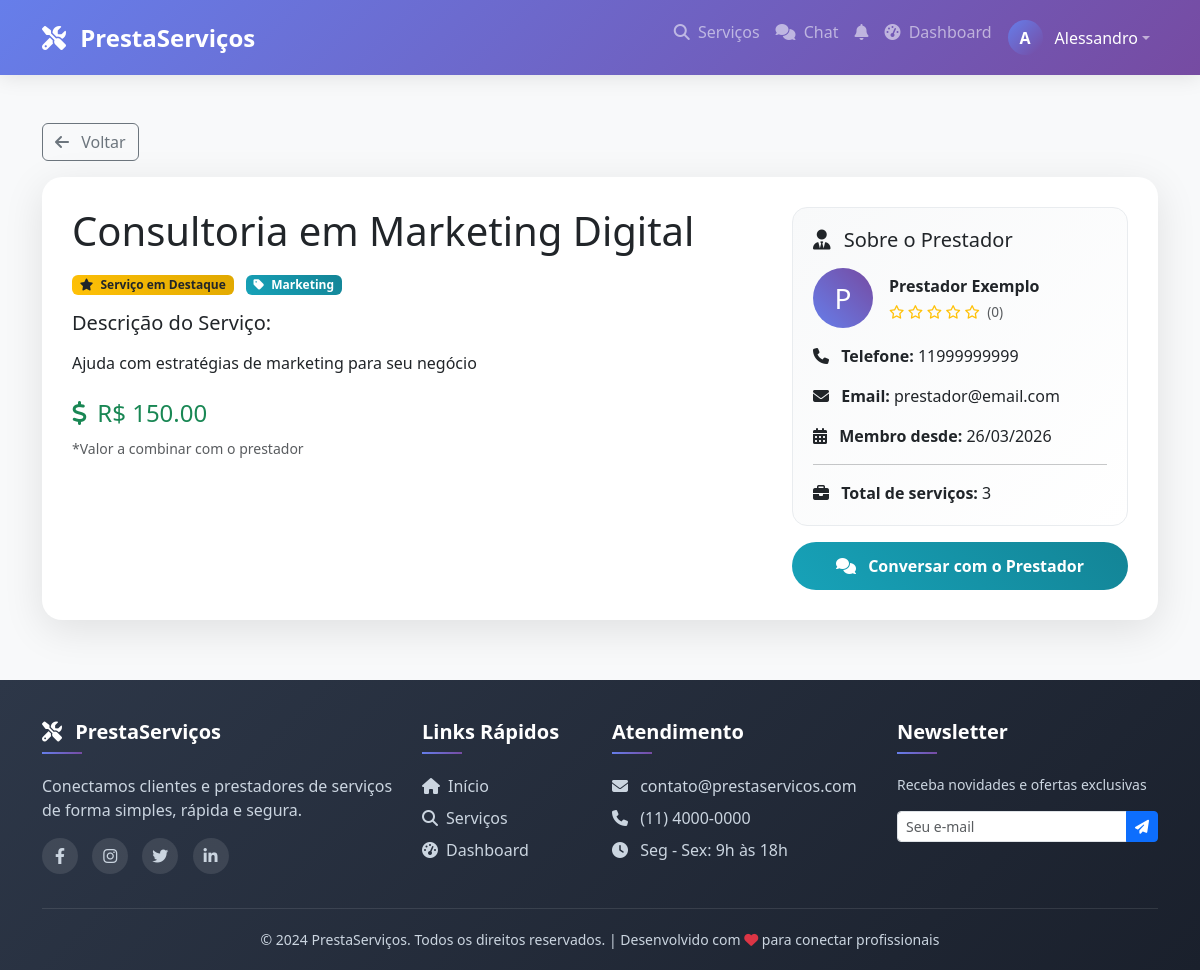
Screenshot of /servico/1 (signed in) with the database file from the repository.
### models.py (models this page shows, shortened)
class Usuario(UserMixin, db.Model):
    __tablename__ = 'usuarios'
    id = db.Column(db.Integer, primary_key=True)
    nome = db.Column(db.String(100), nullable=False)
    email = db.Column(db.String(100), unique=True, nullable=False)
    senha_hash = db.Column(db.String(200), nullable=False)
    telefone = db.Column(db.String(20))
    tipo = db.Column(db.String(20), nullable=False)
    data_cadastro = db.Column(db.DateTime, default=datetime.utcnow)
    foto_perfil = db.Column(db.String(200), default='default.jpg')
    foto_url = db.Column(db.String(500), nullable=True)  # URL da foto do Google
    descricao = db.Column(db.Text)
    servicos_oferecidos = db.relationship('Servico', backref='prestador_rel', lazy=True)
    avaliacoes_recebidas = db.relationship('Avaliacao', foreign_keys='Avaliacao.prestador_id', backref='avaliado_rel', lazy=True)
    avaliacoes_feitas = db.relationship('Avaliacao', foreign_keys='Avaliacao.cliente_id', backref='avaliador_rel', lazy=True)
    favoritos = db.relationship('Favorito', foreign_keys='Favorito.cliente_id', backref='cliente_rel', lazy=True)
    def media_avaliacoes(self):
        if hasattr(self, 'avaliacoes_recebidas') and self.avaliacoes_recebidas:
            total = sum([a.nota for a in self.avaliacoes_recebidas])
            return total / len(self.avaliacoes_recebidas)
        return 0
    def total_avaliacoes(self):
        if hasattr(self, 'avaliacoes_recebidas'):
            return len(self.avaliacoes_recebidas)
        return 0

class Servico(db.Model):
    __tablename__ = 'servicos'
    id = db.Column(db.Integer, primary_key=True)
    prestador_id = db.Column(db.Integer, db.ForeignKey('usuarios.id'), nullable=False)
    titulo = db.Column(db.String(200), nullable=False)
    descricao = db.Column(db.Text, nullable=False)
    categoria = db.Column(db.String(100))
    preco = db.Column(db.Float)
    destaque = db.Column(db.Boolean, default=False)
    destaque_pago = db.Column(db.Boolean, default=False)
    destaque_data_fim = db.Column(db.DateTime, nullable=True)
    data_postagem = db.Column(db.DateTime, default=datetime.utcnow)
    imagem_base64 = db.Column(db.Text, nullable=True)
    prestador = db.relationship('Usuario', foreign_keys=[prestador_id], back_populates='servicos_oferecidos')
    solicitacoes = db.relationship('Solicitacao', backref='servico_rel', lazy=True)
    avaliacoes = db.relationship('Avaliacao', backref='servico_rel', lazy=True)

### routes/servico_routes.py (the view)
@servico_bp.route('/<int:id>')
def detalhe(id):
    servico = Servico.query.get_or_404(id)
    return render_template('detalhe_servico.html', servico=servico)

### app.py (called while the page is built)
@login_manager.user_loader
def load_user(user_id):
    return Usuario.query.get(int(user_id))

### templates/detalhe_servico.html (shortened to what this page needs)
{% extends "base.html" %}
{% block content %}
<div class="container mt-5">
    <div class="mb-3">
        <a href="javascript:history.back()" class="btn btn-outline-secondary">
            <i class="fas fa-arrow-left me-2"></i> Voltar
        </a>
    </div>
    <div class="servico-detalhe">
        <div class="row">
            <div class="col-md-8">
                <h1 class="mb-3">{{ servico.titulo }}</h1>
                <div class="mb-3">
                    {% if servico.destaque_pago and servico.destaque_data_fim and servico.destaque_data_fim > now %}
                        <span class="badge bg-warning text-dark me-2">
                            <i class="fas fa-crown me-1"></i> Destaque Premium
                        </span>
                    {% elif servico.destaque %}
                        <span class="badge bg-warning text-dark me-2">
                            <i class="fas fa-star me-1"></i> Serviço em Destaque
                        </span>
                    {% endif %}
                    <span class="badge bg-info">
                        <i class="fas fa-tag me-1"></i> {{ servico.categoria }}
                    </span>
                </div>
                <h5 class="mb-3">Descrição do Serviço:</h5>
                <p class="mb-4">{{ servico.descricao }}</p>
                {% if servico.preco %}
                    <div class="mb-4">
                        <h4 class="text-success">
                            <i class="fas fa-dollar-sign me-1"></i> R$ {{ "%.2f"|format(servico.preco) }}
                        </h4>
                        <small class="text-muted">*Valor a combinar com o prestador</small>
                    </div>
                {% endif %}
            </div>
            <div class="col-md-4">
                <div class="prestador-info">
                    <h5 class="mb-3">
                        <i class="fas fa-user-tie me-2"></i> Sobre o Prestador
                    </h5>
                    <div class="d-flex align-items-center mb-3">
                        {% if servico.prestador.foto_url %}
                            <img src="{{ servico.prestador.foto_url }}" class="rounded-circle me-3" width="60" height="60" style="object-fit: cover;">
                        {% elif servico.prestador.foto_perfil and servico.prestador.foto_perfil != 'default.jpg' %}
                            <img class="rounded-circle me-3" width="60" height="60" style="object-fit: cover;">
                        {% else %}
                            <div class="rounded-circle bg-primary d-flex align-items-center justify-content-center me-3" style="width: 60px; height: 60px;">
                                <span class="text-white fs-3">{{ servico.prestador.nome[0]|upper }}</span>
                            </div>
                        {% endif %}
                        <div>
                            <strong>{{ servico.prestador.nome }}</strong>
                            <div class="rating mt-1">
                                {% set media = servico.prestador.media_avaliacoes() %}
                                {% for i in range(5) %}
                                    {% if i < media|round(0, 'floor') %}
                                        <i class="fas fa-star text-warning"></i>
                                    {% elif i < media %}
                                        <i class="fas fa-star-half-alt text-warning"></i>
                                    {% else %}
                                        <i class="far fa-star text-warning"></i>
                                    {% endif %}
                                {% endfor %}
                                <span class="text-muted ms-1">({{ servico.prestador.total_avaliacoes() }})</span>
                            </div>
                        </div>
                    </div>
                    <p><strong><i class="fas fa-phone me-2"></i> Telefone:</strong> {{ servico.prestador.telefone or 'Não informado' }}</p>
                    <p><strong><i class="fas fa-envelope me-2"></i> Email:</strong> {{ servico.prestador.email }}</p>
                    <p><strong><i class="fas fa-calendar-alt me-2"></i> Membro desde:</strong> {{ servico.prestador.data_cadastro.strftime('%d/%m/%Y') }}</p>
                    <hr>
                    <p class="mb-0">
                        <strong><i class="fas fa-briefcase me-2"></i> Total de serviços:</strong>
                        {{ servico.prestador.servicos_oferecidos|length }}
                    </p>
                </div>
                {% if current_user.is_authenticated %}
                    <div class="mt-3">
                        <button onclick="iniciarChat({{ servico.prestador.id }}, '{{ servico.prestador.nome }}')"
                                class="btn btn-info btn-chat">
                            <i class="fas fa-comments me-2"></i> Conversar com o Prestador
                        </button>
                    </div>
                {% endif %}
            </div>
        </div>
    </div>
</div>
{% endblock %}

### templates/base.html (shortened to what this page needs)
<!DOCTYPE html>
<html lang="pt-br">
<head>
    <link href="https://cdn.jsdelivr.net/npm/bootstrap@5.3.0/dist/css/bootstrap.min.css" rel="stylesheet">
    <link rel="stylesheet" href="https://cdnjs.cloudflare.com/ajax/libs/font-awesome/6.4.0/css/all.min.css">
    <link rel="stylesheet" href="{{ url_for('static', filename='style.css') }}">
</head>
<body>
    <nav class="navbar navbar-expand-lg navbar-dark sticky-top">
        <div class="container">
            <a class="navbar-brand" href="{{ url_for('main.index') }}">
                <i class="fas fa-tools me-2"></i> PrestaServiços
            </a>
            <div class="collapse navbar-collapse" id="navbarNav">
                <ul class="navbar-nav ms-auto">
                    <li class="nav-item">
                        <a class="nav-link" href="{{ url_for('servico.lista') }}">
                            <i class="fas fa-search me-1"></i> Serviços
                        </a>
                    </li>
                    {% if current_user.is_authenticated %}
                        <li class="nav-item">
                            <a class="nav-link chat-link" href="{{ url_for('chat.index') }}">
                                <i class="fas fa-comments me-1"></i> Chat
                            </a>
                        </li>
                        <li class="nav-item dropdown">
                            <a class="nav-link" href="#" id="notificationDropdown" role="button" data-bs-toggle="dropdown" aria-expanded="false">
                                <i class="fas fa-bell"></i>
                            </a>
                        </li>
                        <li class="nav-item">
                            <a class="nav-link" href="{{ url_for('dashboard.index') }}">
                                <i class="fas fa-tachometer-alt me-1"></i> Dashboard
                            </a>
                        </li>
                        <li class="nav-item dropdown">
                            <a class="nav-link dropdown-toggle d-flex align-items-center" href="#" id="userDropdown" role="button" data-bs-toggle="dropdown" aria-expanded="false">
                                {% if current_user.foto_url %}
                                    <div class="user-avatar-nav-placeholder" style="display: none;">{{ current_user.nome[0]|upper }}</div>
                                {% else %}
                                    <div class="user-avatar-nav-placeholder">
                                        {{ current_user.nome[0]|upper }}
                                    </div>
                                {% endif %}
                                <span class="user-name-nav ms-1">{{ current_user.nome.split()[0] }}</span>
                            </a>
                        </li>
                    {% endif %}
                </ul>
            </div>
        </div>
    </nav>
    <main>
        {% block content %}{% endblock %}
    </main>
    <footer class="footer">
        <div class="container">
            <div class="row">
                <div class="col-md-4 mb-4 mb-md-0">
                    <h5>
                        <i class="fas fa-tools me-2"></i> PrestaServiços
                    </h5>
                    <p class="mt-3">Conectamos clientes e prestadores de serviços de forma simples, rápida e segura.</p>
                    <div class="social-links mt-3">
                        <a href="#"><i class="fab fa-facebook-f"></i></a>
                        <a href="#"><i class="fab fa-instagram"></i></a>
                        <a href="#"><i class="fab fa-twitter"></i></a>
                        <a href="#"><i class="fab fa-linkedin-in"></i></a>
                    </div>
                </div>
                <div class="col-md-2 mb-4 mb-md-0">
                    <h5>Links Rápidos</h5>
                    <ul class="list-unstyled">
                        <li class="mb-2"><a href="{{ url_for('main.index') }}"><i class="fas fa-home me-2"></i>Início</a></li>
                        <li class="mb-2"><a href="{{ url_for('servico.lista') }}"><i class="fas fa-search me-2"></i>Serviços</a></li>
                        {% if current_user.is_authenticated %}
                            <li class="mb-2"><a href="{{ url_for('dashboard.index') }}"><i class="fas fa-tachometer-alt me-2"></i>Dashboard</a></li>
                        {% else %}
                            <li class="mb-2"><a href="{{ url_for('auth.cadastro') }}"><i class="fas fa-user-plus me-2"></i>Cadastro</a></li>
                            <li class="mb-2"><a href="{{ url_for('auth.login') }}"><i class="fas fa-sign-in-alt me-2"></i>Login</a></li>
                        {% endif %}
                    </ul>
                </div>
                <div class="col-md-3 mb-4 mb-md-0">
                    <h5>Atendimento</h5>
                    <ul class="list-unstyled">
                        <li class="mb-2"><i class="fas fa-envelope me-2"></i> contato@prestaservicos.com</li>
                        <li class="mb-2"><i class="fas fa-phone me-2"></i> (11) 4000-0000</li>
                        <li class="mb-2"><i class="fas fa-clock me-2"></i> Seg - Sex: 9h às 18h</li>
                    </ul>
                </div>
                <div class="col-md-3">
                    <h5>Newsletter</h5>
                    <p class="small">Receba novidades e ofertas exclusivas</p>
                    <div class="input-group">
                        <input type="email" class="form-control form-control-sm" placeholder="Seu e-mail">
                        <button class="btn btn-primary btn-sm" type="button">
                            <i class="fas fa-paper-plane"></i>
                        </button>
                    </div>
                </div>
            </div>
            <div class="footer-bottom">
                <p class="mb-0">&copy; 2024 PrestaServiços. Todos os direitos reservados. | Desenvolvido com <i class="fas fa-heart text-danger"></i> para conectar profissionais</p>
            </div>
        </div>
    </footer>
</body>
</html>

### static/style.css (style rules this page uses)
body { font-family: 'Segoe UI', Tahoma, Geneva, Verdana, sans-serif; background-color: #f8f9fa; }
.navbar { background: linear-gradient(135deg, #667eea 0%, #764ba2 100%); box-shadow: 0 2px 10px rgba(0,0,0,0.1); }
.nav-link { position: relative; transition: all 0.3s; }
.chat-link { position: relative; }
.rating { font-size: 12px; }
.bg-primary { background: linear-gradient(45deg, #667eea, #764ba2) !important; }
.bg-info { background: linear-gradient(45deg, #17a2b8, #138496) !important; }
.bg-warning { background: linear-gradient(45deg, #ffc107, #e0a800) !important; }
.navbar { background: linear-gradient(135deg, #667eea 0%, #764ba2 100%); box-shadow: 0 2px 20px rgba(0,0,0,0.1); padding: 12px 0; position: sticky; top: 0; z-index: 1000; }
.navbar-brand { font-size: 1.5rem; font-weight: 700; transition: transform 0.3s; }
.nav-link { position: relative; transition: all 0.3s; font-weight: 500; padding: 8px 16px; border-radius: 8px; }
.footer { background: linear-gradient(135deg, #2d3748 0%, #1a202c 100%); color: #cbd5e0; margin-top: 60px; padding: 40px 0 20px; }
.footer h5 { color: white; font-weight: 600; margin-bottom: 20px; position: relative; padding-bottom: 10px; }
.footer h5:after { content: ''; position: absolute; bottom: 0; left: 0; width: 40px; height: 2px; background: linear-gradient(90deg, #667eea, #764ba2); }
.footer a { color: #cbd5e0; text-decoration: none; transition: all 0.3s; display: inline-block; }
.footer .social-links a { display: inline-flex; align-items: center; justify-content: center; width: 36px; height: 36px; background: rgba(255,255,255,0.1); border-radius: 50%; margin-right: 10px; transition: all 0.3s; }
.footer-bottom { border-top: 1px solid rgba(255,255,255,0.1); margin-top: 30px; padding-top: 20px; text-align: center; font-size: 14px; }
.user-avatar-nav-placeholder { width: 35px; height: 35px; border-radius: 50%; background: linear-gradient(135deg, #667eea 0%, #764ba2 100%); display: inline-flex; align-items: center; justify-content: center; color: white; font-weight: bold; font-size: 1rem; margin-right: 8px; }
.user-name-nav { color: white; font-weight: 500; }

### templates/detalhe_servico.html (style rules this page uses)
.servico-detalhe { background: white; border-radius: 20px; padding: 30px; box-shadow: 0 10px 40px rgba(0,0,0,0.1); }
.prestador-info { background: linear-gradient(135deg, #f8f9fa 0%, #ffffff 100%); border-radius: 15px; padding: 20px; margin-top: 0; border: 1px solid #e9ecef; }
.btn-chat { background: linear-gradient(45deg, #17a2b8, #138496); border: none; padding: 12px 24px; font-size: 1rem; font-weight: 600; border-radius: 50px; width: 100%; color: white; transition: all 0.3s; }
.rating { font-size: 0.85rem; }

### rows the page displays
Usuario: nome "A", nome "Alessandro"
Servico: titulo "Consultoria em Marketing Digital", categoria "Marketing", descricao "Ajuda com estratégias de marketing para seu negócio", preco "150.00"
Usuario: prestador "P", prestador.nome "Prestador Exemplo", prestador "11999999999", prestador.email "prestador@email.com", prestador.data_cadastro "26/03/2026"

### other values shown
{{ servico.prestador.total_avaliacoes() }} "0"
{{ servico.prestador.servicos_oferecidos|length }} "3"
